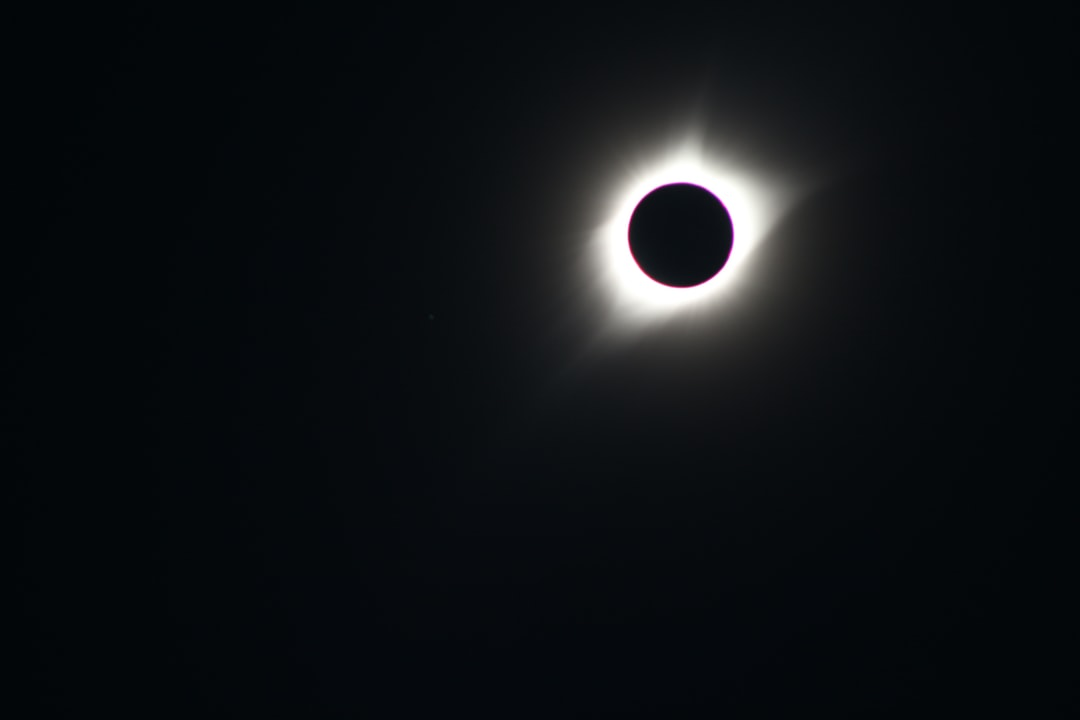
#> input picture sample_image.jpg, 1080 x 720 px
$ python Image_Blending.py
#> lines starting #> are read from the running program, lines starting #| are printed output that depends on the picture
'''
    For using this script, you need to install OpenCV in your machine
'''

#importing opencv library
import cv2 as cv

#Taking input for path
path=input("Enter the path of the image 1")
#> the answer given: ../sample_image.jpg
img1=cv.imread(path)
#> img1 is the input picture: shape (720, 1080, 3); mean B, G, R 20.3, 17.4, 14.2
path=input("Enter the path of the image 2")
#> the answer given: ../sample_image.jpg
img2=cv.imread(path)

#Performing the blending operation
img1=cv.resize(img1,(400,400))
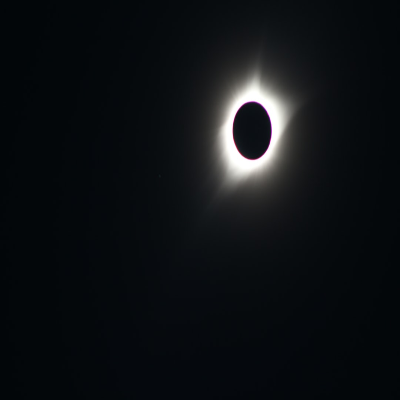
#> img1: shape (400, 400, 3); mean B, G, R 20.3, 17.3, 14.2
img2=cv.resize(img2,(400,400))
#You can replace the value (0.3,0.7) for setting transparency of an image.
#Keep it in between[0.0,1.0]
blend_image=cv.addWeighted(img1,0.2,img2,0.7,0)

#Display the images
cv.imshow(img1)
cv.imshow(img2)
cv.imshow(blend_image)

#Saving the image.
cv.imwrite('/Blended_image.png',blend_image)

#> (the run stopped early here; a loop or call above may not have finished)
